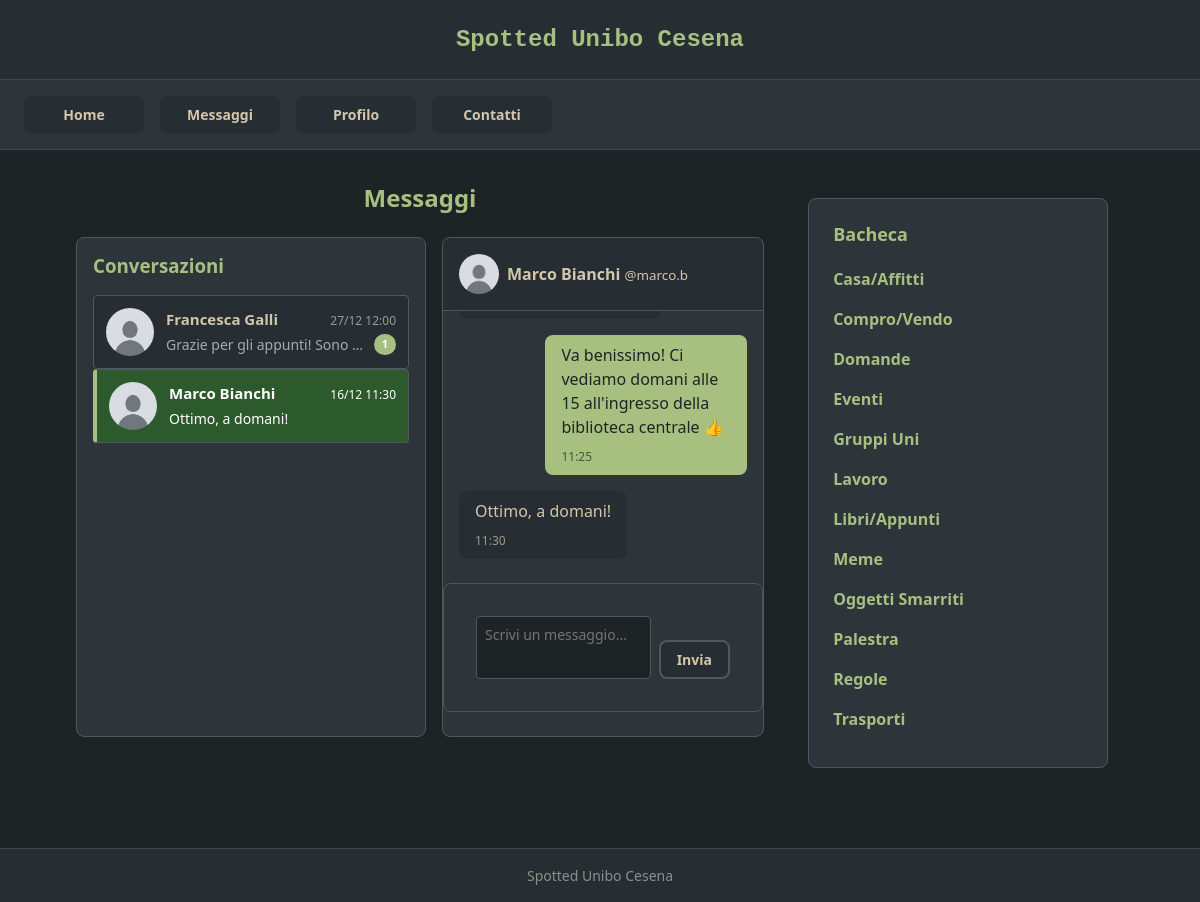
The app's page /messaggi.php?user=3 (signed in) with its own data.
### tables this page shows
CREATE TABLE IF NOT EXISTS `utente` (
  `idutente` INT NOT NULL AUTO_INCREMENT,
  `username` VARCHAR(100) NOT NULL,
  `password` VARCHAR(512) NOT NULL,
  `nome` VARCHAR(45) NOT NULL,
  `attivo` TINYINT NULL DEFAULT 0,
  `amministratore` TINYINT NULL DEFAULT 0,
  `imgprofilo` VARCHAR(100) DEFAULT 'default-avatar.png',
  PRIMARY KEY (`idutente`)
);

CREATE TABLE IF NOT EXISTS `messaggio` (
  `idmessaggio` INT NOT NULL AUTO_INCREMENT,
  `testomessaggio` TEXT NOT NULL,
  `datamessaggio` DATETIME NOT NULL,
  `letto` TINYINT NOT NULL DEFAULT 0,
  `mittente` INT NOT NULL,
  `destinatario` INT NOT NULL,
  PRIMARY KEY (`idmessaggio`),
  INDEX `fk_messaggio_mittente_idx` (`mittente` ASC),
  INDEX `fk_messaggio_destinatario_idx` (`destinatario` ASC),
  INDEX `idx_conversation` (`mittente` ASC, `destinatario` ASC, `datamessaggio` DESC),
  CONSTRAINT `fk_messaggio_mittente`
    FOREIGN KEY (`mittente`)
    REFERENCES `utente` (`idutente`)
    ON DELETE CASCADE
    ON UPDATE NO ACTION,
  CONSTRAINT `fk_messaggio_destinatario`
    FOREIGN KEY (`destinatario`)
    REFERENCES `utente` (`idutente`)
    ON DELETE CASCADE
    ON UPDATE NO ACTION
);

CREATE TABLE IF NOT EXISTS `tag` (
  `idtag` INT NOT NULL AUTO_INCREMENT,
  `nometag` VARCHAR(50) NOT NULL,
  PRIMARY KEY (`idtag`),
  UNIQUE INDEX `nometag_UNIQUE` (`nometag` ASC)
);

### messaggi.php (called while the page is built, shortened)
<?php
require_once 'bootstrap.php';
$idutente = $_SESSION['idutente'];
$conversationWith = isset($_GET['user']) ? intval($_GET['user']) : null;
$templateParams["conversations"] = $dbh->getConversations($idutente);
if($conversationWith){
    $templateParams["selectedUser"] = $dbh->getUserById($conversationWith);
    $templateParams["messages"] = $dbh->getMessagesBetweenUsers($idutente, $conversationWith);
    $dbh->markMessagesAsRead($conversationWith, $idutente);
}
$templateParams["titolo"] = "Messaggi - Spotted Unibo Cesena";
$templateParams["nome"] = "messages.php";
require 'template/base.php';
?>

### utils/functions.php (called while the page is built, shortened)
<?php
function isUserLoggedIn(){
    return !empty($_SESSION['idutente']);
}
?>

### db/database.php (called while the page is built, shortened)
<?php
class DatabaseHelper{
    private $db;
    public function __construct($servername, $username, $password, $dbname, $port){
        $this->db = new mysqli($servername, $username, $password, $dbname, $port);
    }
    public function getUserById($id){
        $query = "SELECT idutente, username, nome, imgprofilo, amministratore FROM utente WHERE idutente=?";
        $stmt = $this->db->prepare($query);
        $stmt->bind_param('i', $id);
        $stmt->execute();
        $result = $stmt->get_result();
        return $result->fetch_assoc();
    }
    public function getTags(){
        $query = "SELECT idtag, nometag FROM tag ORDER BY nometag ASC";
        $stmt = $this->db->prepare($query);
        $stmt->execute();
        $result = $stmt->get_result();
        return $result->fetch_all(MYSQLI_ASSOC);
    }
    public function getConversations($idutente){
        $query = "SELECT DISTINCT
                    CASE
                        WHEN m.mittente = ? THEN m.destinatario
                        ELSE m.mittente
                    END as idutente,
                    u.nome, u.username, u.imgprofilo,
                    (SELECT testomessaggio FROM messaggio
                     WHERE (mittente = ? AND destinatario = u.idutente)
                        OR (mittente = u.idutente AND destinatario = ?)
                     ORDER BY datamessaggio DESC LIMIT 1) as ultimo_messaggio,
                    (SELECT datamessaggio FROM messaggio
                     WHERE (mittente = ? AND destinatario = u.idutente)
                        OR (mittente = u.idutente AND destinatario = ?)
                     ORDER BY datamessaggio DESC LIMIT 1) as data_ultimo_messaggio,
                    (SELECT COUNT(*) FROM messaggio
                     WHERE mittente = u.idutente AND destinatario = ? AND letto = 0) as non_letti
                  FROM messaggio m
                  JOIN utente u ON (CASE WHEN m.mittente = ? THEN m.destinatario ELSE m.mittente END = u.idutente)
                  WHERE m.mittente = ? OR m.destinatario = ?
                  ORDER BY data_ultimo_messaggio DESC";
        $stmt = $this->db->prepare($query);
        $stmt->bind_param('iiiiiiiii', $idutente, $idutente, $idutente, $idutente, $idutente, $idutente, $idutente, $idutente, $idutente);
        $stmt->execute();
        $result = $stmt->get_result();
        return $result->fetch_all(MYSQLI_ASSOC);
    }
    public function getMessagesBetweenUsers($user1, $user2){
        $query = "SELECT m.idmessaggio, m.testomessaggio, m.datamessaggio, m.letto, m.mittente, m.destinatario,
                  u.nome, u.username, u.imgprofilo
                  FROM messaggio m
                  JOIN utente u ON m.mittente = u.idutente
                  WHERE (m.mittente = ? AND m.destinatario = ?) OR (m.mittente = ? AND m.destinatario = ?)
                  ORDER BY m.datamessaggio ASC";
        $stmt = $this->db->prepare($query);
        $stmt->bind_param('iiii', $user1, $user2, $user2, $user1);
        $stmt->execute();
        $result = $stmt->get_result();
        return $result->fetch_all(MYSQLI_ASSOC);
    }
}
?>

### bootstrap.php (called while the page is built, shortened)
<?php
require_once("utils/functions.php");
require_once("db/database.php");
$dbh = new DatabaseHelper("localhost", "root", "", "spotted_db", 3306);
?>

### template/base.php (the view, shortened to what this page needs)
<!DOCTYPE html>
<html lang="it">
<head>
    <link rel="stylesheet" href="./css/base.css" />
    <link rel="stylesheet" href="./css/layout.css" />
    <link rel="stylesheet" href="./css/components.css" />
    <link rel="stylesheet" href="./css/pages.css" />
</head>
<body>
    <header>
        <h1>Spotted Unibo Cesena</h1>
    </header>
    <nav>
        <ul>
            <li><a href="index.php">Home</a></li>
            <?php if(isUserLoggedIn()): ?>
            <li><a href="messaggi.php">Messaggi<span id="unread-messages-badge" class="nav-badge" style="display: none;"></span></a></li>
            <li><a href="profilo.php">Profilo</a></li>
            <?php else: ?>
            <li><a href="login.php">Login</a></li>
            <?php endif; ?>
            <li><a href="contatti.php">Contatti</a></li>
        </ul>
    </nav>
    <main>
    <?php
    if(isset($templateParams["nome"])){
        require("template/".$templateParams["nome"]);
    }
    ?>
    </main>
    <aside>
        <section>
            <h2>Bacheca</h2>
            <ul>
                <?php
                $tags = $dbh->getTags();
                foreach($tags as $tag):
                ?>
                <li><a href="tag.php?id=<?php echo $tag["idtag"]; ?>"><?php echo $tag["nometag"]; ?></a></li>
                <?php endforeach; ?>
            </ul>
        </section>
    </aside>
    <footer>
        <p>Spotted Unibo Cesena</p>
    </footer>
</body>
</html>

### template/messages.php (shortened to what this page needs)
<h2>Messaggi</h2>
<div class="messages-container">
        <div class="conversations-list">
            <h3>Conversazioni</h3>
            <?php if(empty($templateParams["conversations"])): ?>
                <p class="empty-message">Nessuna conversazione ancora. Inizia a chattare con altri utenti!</p>
            <?php else: ?>
                <?php foreach($templateParams["conversations"] as $conv): ?>
                    <a href="messaggi.php?user=<?php echo $conv['idutente']; ?>"
                       class="conversation-item <?php echo isset($templateParams["selectedUser"]) && $templateParams["selectedUser"]['idutente'] == $conv['idutente'] ? 'active' : ''; ?>">
                        <img src="<?php echo UPLOAD_DIR.$conv['imgprofilo']; ?>" alt="<?php echo $conv['nome']; ?>" class="conversation-avatar">
                        <div class="conversation-info">
                            <div class="conversation-header">
                                <strong class="conversation-name"><?php echo $conv['nome']; ?></strong>
                                <small class="message-time"><?php echo date('d/m H:i', strtotime($conv['data_ultimo_messaggio'])); ?></small>
                            </div>
                            <div class="conversation-footer">
                                <p class="last-message"><?php echo strlen($conv['ultimo_messaggio']) > 50 ? substr($conv['ultimo_messaggio'], 0, 50).'...' : $conv['ultimo_messaggio']; ?></p>
                                <?php if($conv['non_letti'] > 0): ?>
                                    <span class="unread-badge"><?php echo $conv['non_letti']; ?></span>
                                <?php endif; ?>
                            </div>
                        </div>
                    </a>
                <?php endforeach; ?>
            <?php endif; ?>
        </div>
        <div class="chat-area">
            <?php if(isset($templateParams["selectedUser"])): ?>
                <div class="chat-header">
                    <img src="<?php echo UPLOAD_DIR.$templateParams["selectedUser"]['imgprofilo']; ?>"
                         alt="<?php echo $templateParams["selectedUser"]['nome']; ?>"
                         class="chat-avatar">
                    <div>
                        <strong><?php echo $templateParams["selectedUser"]['nome']; ?></strong>
                        <small>@<?php echo $templateParams["selectedUser"]['username']; ?></small>
                    </div>
                </div>
                <div class="messages-box" id="messages-box">
                    <?php foreach($templateParams["messages"] as $msg): ?>
                        <div class="message <?php echo $msg['mittente'] == $_SESSION['idutente'] ? 'sent' : 'received'; ?>">
                            <div class="message-content">
                                <p><?php echo nl2br(htmlspecialchars($msg['testomessaggio'])); ?></p>
                                <small class="message-timestamp"><?php echo date('H:i', strtotime($msg['datamessaggio'])); ?></small>
                            </div>
                        </div>
                    <?php endforeach; ?>
                </div>
                <form class="message-form" id="message-form" action="api-messages.php" method="POST">
                    <textarea name="messaggio" placeholder="Scrivi un messaggio..." required maxlength="1000"></textarea>
                    <button type="submit">Invia</button>
                </form>
            <?php else: ?>
                <div class="empty-chat">
                    <p>Seleziona una conversazione o iniziane una nuova!</p>
                </div>
            <?php endif; ?>
        </div>
    </div>

### css/base.css (style rules this page uses)
:root { --bg-primary: #1e2326; --bg-secondary: #2d353b; --bg-tertiary: #272e33; --bg-hover: #3d484d; --accent-green: #a7c080; --accent-green-hover: #8da563; --accent-blue: #7fbbb3; --accent-blue-hover: #5fa39b; --accent-yellow: #dbbc7f; --accent-red: #e67e80; --accent-red-hover: #c94f54; --text-primary: #d3c6aa; --text-muted: #859289; --text-heading: #a7c080; --border-color: #4f585e; --border-subtle: #3d484d; --space-xs: 0.25rem; --space-sm: 0.5rem; --space-md: 1rem; --space-lg: 1.5rem; --space-xl: 2rem; --space-2xl: 3rem; --font-base: 'Segoe UI', -apple-system, BlinkMacSystemFont, 'Helvetica Neue', Arial, sans-serif; --font-mono: 'Courier New', 'Courier', monospace; --text-xs: 0.75rem; --text-sm: 0.875rem; --text-base: 1rem; --text-lg: 1.125rem; --text-xl: 1.25rem; --text-2xl: 1.5rem; --text-3xl: 1.875rem; --radius-sm: 4px; --radius-md: 8px; --radius-lg: 12px; --radius-full: 9999px; --transition-fast: 150ms ease; --transition-base: 200ms ease; --transition-slow: 300ms ease; --shadow-sm: 0 1px 3px rgba(0, 0, 0, 0.3); --shadow-md: 0 4px 6px rgba(0, 0, 0, 0.4); --shadow-lg: 0 10px 15px rgba(0, 0, 0, 0.5); }
* { box-sizing: border-box; }
body, h1, h2, h3, h4, p, ul, ol { margin: 0; padding: 0; }
body { background-color: var(--bg-primary); color: var(--text-primary); font-family: var(--font-base); font-size: var(--text-base); line-height: 1.5; }
img { max-width: 100%; height: auto; display: block; }
a { color: var(--accent-green); text-decoration: none; transition: color var(--transition-base); }
ul, ol { list-style: none; }
h1, h2, h3, h4, h5, h6 { font-weight: 700; line-height: 1.3; color: var(--text-primary); }

### css/layout.css (style rules this page uses)
body > header, body > footer { background-color: var(--bg-tertiary); color: var(--text-primary); text-align: center; padding: var(--space-lg) var(--space-md); border-bottom: 1px solid var(--border-subtle); }
body > header h1 { font-family: var(--font-mono); font-size: var(--text-2xl); font-weight: 700; color: var(--accent-green); }
body > footer { border-bottom: none; border-top: 1px solid var(--border-subtle); margin-top: var(--space-2xl); padding: var(--space-md); font-size: var(--text-sm); color: var(--text-muted); }
nav { background-color: var(--bg-secondary); padding: var(--space-md) var(--space-lg); border-bottom: 1px solid var(--border-subtle); position: sticky; top: 0; z-index: 100; }
nav ul { display: flex; gap: var(--space-md); flex-wrap: wrap; justify-content: center; max-width: 1200px; margin: 0 auto; }
nav ul li { flex: 1 1 auto; min-width: 120px; text-align: center; }
nav ul li a { display: block; padding: var(--space-sm) var(--space-md); background-color: var(--bg-tertiary); color: var(--text-primary); border-radius: var(--radius-md); font-weight: 600; font-size: var(--text-sm); transition: all var(--transition-base); }
body > main { max-width: 800px; margin: var(--space-xl) auto; padding: 0 var(--space-sm); }
main > h2 { font-size: var(--text-2xl); color: var(--text-heading); margin-bottom: var(--space-lg); text-align: center; font-weight: 700; }
aside { background-color: var(--bg-secondary); border: 1px solid var(--border-color); border-radius: var(--radius-md); margin: 0 var(--space-md) var(--space-xl); padding: var(--space-lg); }
aside > section { padding: 0; }
aside > section > h2 { font-size: var(--text-lg); color: var(--text-heading); margin-bottom: var(--space-md); font-weight: 700; }
aside > section > ul > li { margin-bottom: var(--space-sm); }
aside > section > ul > li > a { color: var(--accent-green); font-weight: 600; display: block; padding: var(--space-xs) 0; transition: all var(--transition-base); }
@media screen and (min-width: 768px) { body > main { padding: 0 var(--space-md); width: 60%; margin-left: 5%; margin-right: 2%; } }
@media screen and (min-width: 768px) { main, aside { display: inline-block; vertical-align: top; } }
@media screen and (min-width: 768px) { aside { width: 25%; margin: var(--space-2xl) 5% var(--space-xl) 0; position: sticky; top: 80px; } }
@media screen and (min-width: 768px) { nav ul { justify-content: flex-start; } }
@media screen and (min-width: 768px) { nav ul li { flex: 0 1 auto; } }

### records on screen
utente: imgprofilo (placeholder picture), nome "Marco Bianchi", username "marco.b"
messaggio: testomessaggio "Va benissimo! Ci vediamo domani alle 15 all'ingresso della biblioteca centrale 👍", datamessaggio "11:25"
messaggio: testomessaggio "Ottimo, a domani!", datamessaggio "11:30"
tag: nometag "Casa/Affitti"
tag: nometag "Compro/Vendo"
tag: nometag "Domande"
tag: nometag "Eventi"
tag: nometag "Gruppi Uni"
tag: nometag "Lavoro"
tag: nometag "Libri/Appunti"
tag: nometag "Meme"
tag: nometag "Oggetti Smarriti"
tag: nometag "Palestra"
tag: nometag "Regole"
tag: nometag "Trasporti"

### other values on screen
$conv['nome'] "Francesca Galli"
date('d/m H:i', strtotime($conv['data_ultimo_messaggio'])) "27/12 12:00"
substr($conv['ultimo_messaggio'], 0, 50) "Grazie per gli appunti! Sono…"
$conv['non_letti'] "1"
$conv['nome'] "Marco Bianchi"
date('d/m H:i', strtotime($conv['data_ultimo_messaggio'])) "16/12 11:30"
$conv['ultimo_messaggio'] "Ottimo, a domani!"
